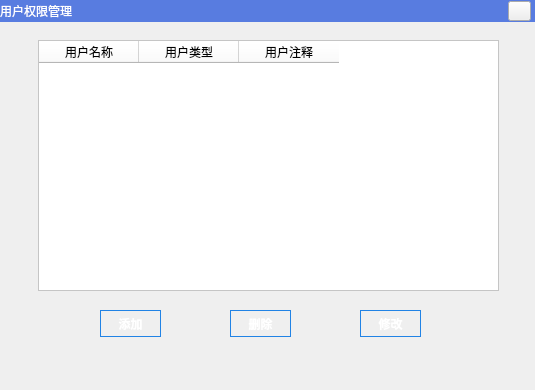
<?xml version="1.0" encoding="UTF-8"?>
<ui version="4.0">
 <class>userManage</class>
 <widget class="QWidget" name="userManage">
  <property name="geometry">
   <rect>
    <x>0</x>
    <y>0</y>
    <width>535</width>
    <height>390</height>
   </rect>
  </property>
  <property name="windowTitle">
   <string>Form</string>
  </property>
  <widget class="QLabel" name="label_2">
   <property name="geometry">
    <rect>
     <x>0</x>
     <y>0</y>
     <width>535</width>
     <height>22</height>
    </rect>
   </property>
   <property name="styleSheet">
    <string notr="true">background-color: rgb(88, 124, 224);
color: rgb(255, 255, 255);</string>
   </property>
   <property name="text">
    <string>用户权限管理</string>
   </property>
   <property name="alignment">
    <set>Qt::AlignLeading|Qt::AlignLeft|Qt::AlignVCenter</set>
   </property>
  </widget>
  <widget class="QTableWidget" name="tableWidget">
   <property name="geometry">
    <rect>
     <x>38</x>
     <y>40</y>
     <width>461</width>
     <height>251</height>
    </rect>
   </property>
   <property name="styleSheet">
    <string notr="true">background-color: rgb(255, 255, 255);</string>
   </property>
   <attribute name="verticalHeaderVisible">
    <bool>false</bool>
   </attribute>
   <column>
    <property name="text">
     <string>用户名称</string>
    </property>
    <property name="textAlignment">
     <set>AlignCenter</set>
    </property>
   </column>
   <column>
    <property name="text">
     <string>用户类型</string>
    </property>
    <property name="textAlignment">
     <set>AlignCenter</set>
    </property>
   </column>
   <column>
    <property name="text">
     <string>用户注释</string>
    </property>
    <property name="textAlignment">
     <set>AlignCenter</set>
    </property>
   </column>
  </widget>
  <widget class="QPushButton" name="closePushButton">
   <property name="geometry">
    <rect>
     <x>508</x>
     <y>1</y>
     <width>23</width>
     <height>20</height>
    </rect>
   </property>
   <property name="styleSheet">
    <string notr="true">border-image: url(:/res/close.png);</string>
   </property>
   <property name="text">
    <string/>
   </property>
  </widget>
  <widget class="QPushButton" name="userDelPushButton">
   <property name="geometry">
    <rect>
     <x>230</x>
     <y>310</y>
     <width>61</width>
     <height>27</height>
    </rect>
   </property>
   <property name="font">
    <font>
     <weight>75</weight>
     <bold>true</bold>
    </font>
   </property>
   <property name="styleSheet">
    <string notr="true">color: rgb(255, 255, 255);
background-image: url(:/res/anniubk.png);
border-color: rgb(33, 131, 229);
border-width: 1px;
border-style: solid;</string>
   </property>
   <property name="text">
    <string>删除</string>
   </property>
  </widget>
  <widget class="QPushButton" name="userEditPushButton">
   <property name="geometry">
    <rect>
     <x>360</x>
     <y>310</y>
     <width>61</width>
     <height>27</height>
    </rect>
   </property>
   <property name="font">
    <font>
     <weight>75</weight>
     <bold>true</bold>
    </font>
   </property>
   <property name="styleSheet">
    <string notr="true">color: rgb(255, 255, 255);
background-image: url(:/res/anniubk.png);
border-color: rgb(33, 131, 229);
border-width: 1px;
border-style: solid;</string>
   </property>
   <property name="text">
    <string>修改</string>
   </property>
  </widget>
  <widget class="QPushButton" name="userAddPushButton">
   <property name="geometry">
    <rect>
     <x>100</x>
     <y>310</y>
     <width>61</width>
     <height>27</height>
    </rect>
   </property>
   <property name="font">
    <font>
     <weight>75</weight>
     <bold>true</bold>
    </font>
   </property>
   <property name="styleSheet">
    <string notr="true">color: rgb(255, 255, 255);
background-image: url(:/res/anniubk.png);
border-color: rgb(33, 131, 229);
border-width: 1px;
border-style: solid;</string>
   </property>
   <property name="text">
    <string>添加</string>
   </property>
  </widget>
 </widget>
 <resources/>
 <connections/>
</ui>
